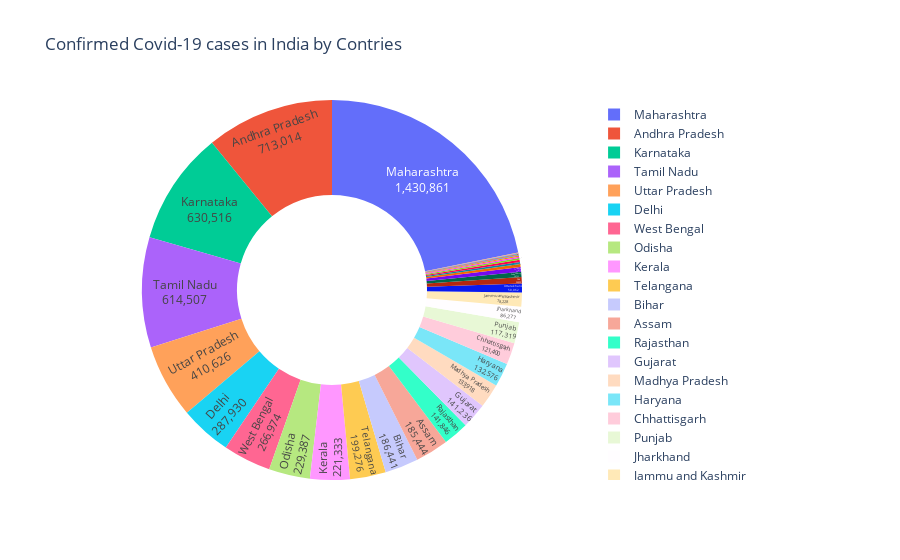

Source (notebook cell):
### Code cell
#สร้าง Pie Chart เพื่อให้เห็นสัดส่วนผู้ติดเชื้อในแต่ละเมืองของอินเดีย
fig = px.pie(Data_id_state,values=Data_id_state['confirmed'], names=Data_id_state['province'],
             title='Confirmed Covid-19 cases in India by Contries',
            hole=0.5)
fig.update_traces(textposition='inside', textinfo='value+label')
fig.show()

### Figure 1 — Plotly figure (JSON) as saved in the notebook; plotly's stock layout.template omitted (floating-point values rounded to 4 significant figures)
{"data": [{"domain": {"x": [0, 1], "y": [0, 1]}, "hole": 0.5, "hovertemplate": "province=%{label}<br>confirmed=%{value}<extra></extra>", "labels": ["Maharashtra", "Andhra Pradesh", "Karnataka", "Tamil Nadu", "Uttar Pradesh", "Delhi", "West Bengal", "Odisha", "Kerala", "Telangana", "Bihar", "Assam", "Rajasthan", "Gujarat", "Madhya Pradesh", "Haryana", "Chhattisgarh", "Punjab", "Jharkhand", "Jammu and Kashmir", "Uttarakhand", "Goa", "Puducherry", "Tripura", "Himachal Pradesh", "Chandigarh", "Manipur", "Arunachal Pradesh", "Meghalaya", "Nagaland", "Ladakh", "Andaman and Nicobar Islands", "Sikkim", "Dadra and Nagar Haveli and Daman and Diu", "Mizoram", "Unknown", "Lakshadweep"], "legendgroup": "", "name": "", "showlegend": true, "textinfo": "value+label", "textposition": "inside", "type": "pie", "values": [1430861, 713014, 630516, 614507, 410626, 287930, 266974, 229387, 221333, 199276, 186441, 185444, 141846, 141236, 133918, 132576, 121400, 117319, 86277, 78228, 50062, 34900, 28752, 26874, 15695, 12360, 11649, 10421, 6456, 6429, 4477, 3868, 3131, 3070, 2120, 0, 0]}], "layout": {"legend": {"tracegroupgap": 0}, "title": {"text": "Confirmed Covid-19 cases in India by Contries"}}}
